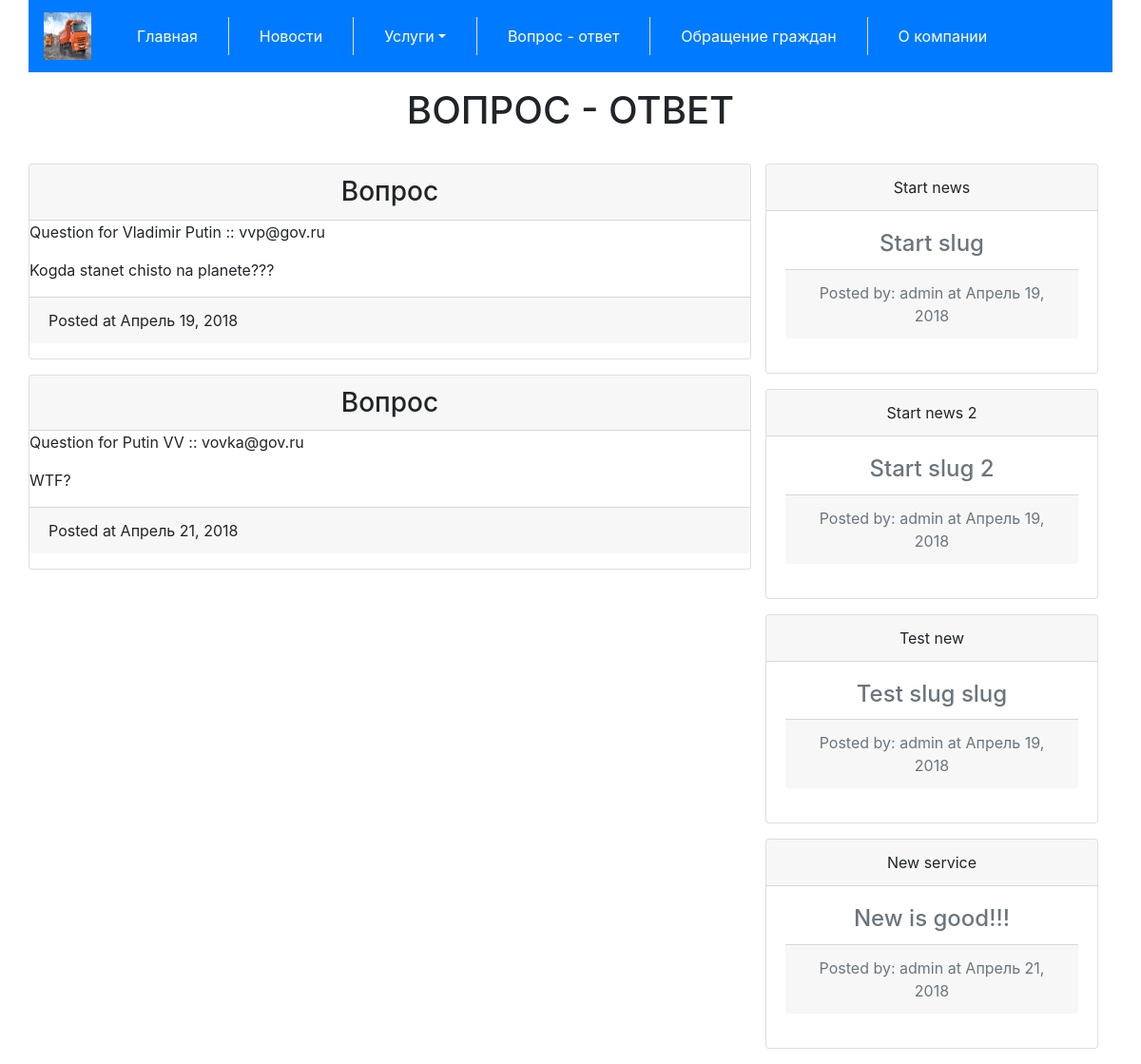
Screenshot of /questions/ with the database file from the repository.
### server/models.py (models this page shows, shortened)
class Question(models.Model):
    objects = models.Manager()
    class Meta:
        ordering = ['posted', ]
    title = models.TextField(
        default="New",
        verbose_name="Question title"
    )
    fio = models.TextField(
        default="",
        verbose_name="Question User Name"
    )
    email = models.TextField(
        default="",
        verbose_name="Question User email"
    )
    body = models.TextField(
        default="",
        verbose_name="Question Body"
    )
    posted = models.DateField(
        db_index=True,
        auto_now_add=True
    )

class News(models.Model):
    objects = models.Manager()
    class Meta:
        ordering = ['posted', ]
    title = models.TextField(
        default="New",
        verbose_name="News title"
    )
    slug = models.SlugField(
        max_length=100,
        unique=True
    )
    author = models.TextField(
        default="Author",
        verbose_name="Newws Author"
    )
    body = models.TextField(
        default='Body',
        verbose_name="News body"
    )
    posted = models.DateField(
        db_index=True,
        auto_now_add=True
    )

### server/views.py (the view)
# urls.py: url(r'^questions/', server_views.questions, name='questions'),
def questions(request):
    return render(
        request=request,
        template_name='questions.html',
        context={
            'questions': Question.objects.all()[:5],
             "news": News.objects.all()[:5]
        }
    )

### templates/questions.html
{% extends "base.html" %}
{% block content %}
    <div class="col-xl-12">
        <h1 class="text-center text-uppercase my-3">Вопрос - ответ</h1>
    </div>
        <article class="col-xl-8 col-lg-8">
            {% if questions %}
                {% for q in questions %}
                    <div class="row card rounded-top my-3">
                        <h3 class="card-header text-center" >Вопрос</h3>
                            <p class="question-text">Question for {{ q.fio }} :: {{ q.email }}</p>
                            <p class="question-text">{{ q.body }}</p>
                            <p class="card-footer">Posted at {{ q.posted }}</p>
                    </div>
                {% endfor %}
            {% else %}
                <h2 class="text-center text-uppercase my-3">Пока нет никаких вопросов</h2>
            {% endif %}
        </article>
        <aside class="col-xl-4 col-lg-4">
            {% if news %}
                {% for n in news %}
                    <div class="card my-3 text-center">
                        <div class="card-header">{{ n.title }}</div>
                        <div class="card-body text-secondary">
                            <h4 class="card-title">{{ n.slug }}</h4>
                            <p class="card-footer">Posted by: {{ n.author }} at {{ n.posted }}</p>
                        </div>
                    </div>
                {% endfor %}
            {% else %}
                <h2 class="text-center text-uppercase my-3">Сейчас нет новостей</h2>
            {% endif %}
        </aside>
{% endblock %}

### rows the page displays
Question: fio "Vladimir Putin", email "vvp@gov.ru", body "Kogda stanet chisto na planete???", posted "Апрель 19, 2018"
Question: fio "Putin VV", email "vovka@gov.ru", body "WTF?", posted "Апрель 21, 2018"
News: title "Start news", slug "Start slug", author "admin", posted "Апрель 19, 2018"
News: title "Start news 2", slug "Start slug 2", author "admin", posted "Апрель 19, 2018"
News: title "Test new", slug "Test slug slug", author "admin", posted "Апрель 19, 2018"
News: title "New service", slug "New is good!!!", author "admin", posted "Апрель 21, 2018"
